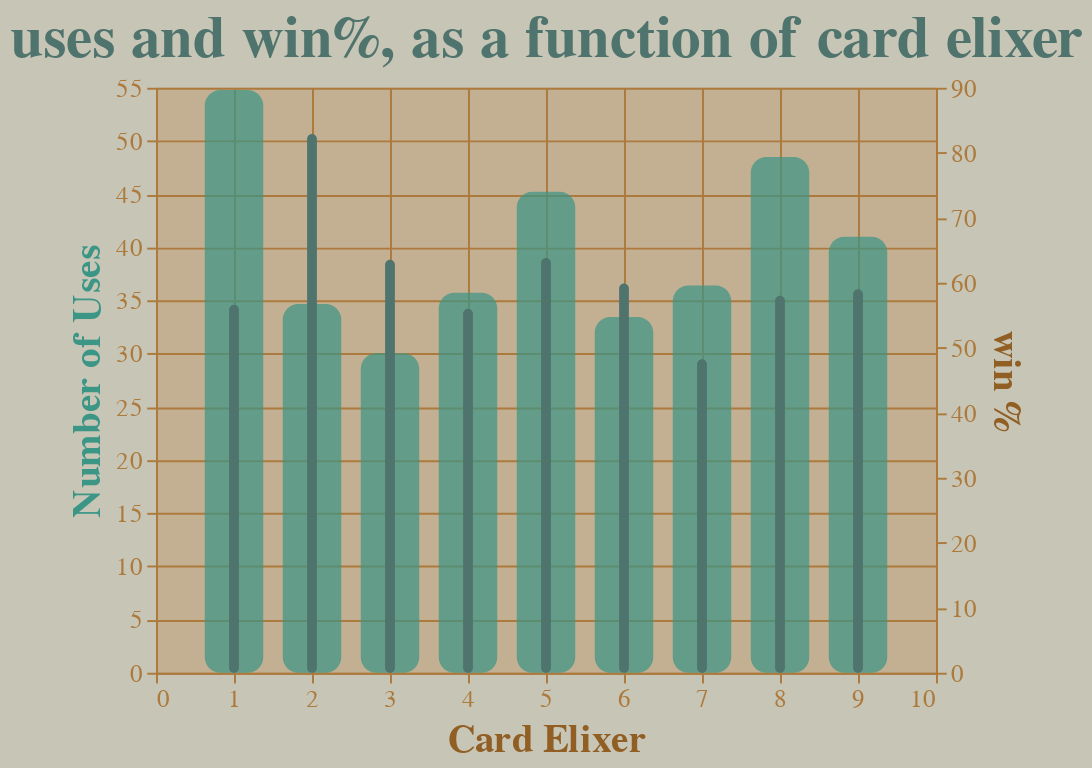

Here is the notebook cell this chart was saved with:
### Code cell
base = alt.Chart(win_rates).encode(
    alt.X('elixer:Q', title="Card Elixer")
)

area = base.mark_bar(width=30, color=light_bar, opacity=0.7).encode(
    alt.Y('average(uses)', title="Number of Uses", axis=alt.Axis(
        titleColor=light_bar,
        laeblColor=light_bar
    ))
    
)

line = base.mark_bar(width=5,color=dominant_bar).encode(
    alt.Y('average(win%, rounded)', title="win %")
).properties(
    title="uses and win%, as a function of card elixer"
)

alt.layer(area, line).resolve_scale(
    y = 'independent'
).configure(
    background=background2,
    font="DINCondensed-Bold"
).configure_view(
    fill=highlight,
    fillOpacity=0.5,
    strokeWidth=0
).configure_title(
    fontSize=30,
    color=dominant_bar
).configure_axis(
    labelFontSize=13,
    titleFontSize=20,
    labelColor=thin_title,
    titleColor=title,
    domainColor=thin_title,
    tickColor=thin_title,
    gridColor=thin_title
).configure_bar(
    cornerRadius=8
)

### Figure 1 — Vega-Lite specification as saved in the notebook (floating-point values rounded to 4 significant figures)
{"config": {"view": {"continuousWidth": 400, "continuousHeight": 300, "fill": "#bf9b71", "fillOpacity": 0.5, "strokeWidth": 0}, "axis": {"domainColor": "#ad7a3d", "gridColor": "#ad7a3d", "labelColor": "#ad7a3d", "labelFontSize": 13, "tickColor": "#ad7a3d", "titleColor": "#915f24", "titleFontSize": 20}, "background": "#c7c5b5", "bar": {"cornerRadius": 8}, "font": "DINCondensed-Bold", "title": {"color": "#4F736D", "fontSize": 30}}, "layer": [{"mark": {"type": "bar", "color": "#3B9686", "opacity": 0.7, "width": 30}, "encoding": {"x": {"field": "elixer", "title": "Card Elixer", "type": "quantitative"}, "y": {"aggregate": "average", "axis": {"titleColor": "#3B9686"}, "field": "uses", "title": "Number of Uses", "type": "quantitative"}}}, {"mark": {"type": "bar", "color": "#4F736D", "width": 5}, "encoding": {"x": {"field": "elixer", "title": "Card Elixer", "type": "quantitative"}, "y": {"aggregate": "average", "field": "win%, rounded", "title": "win %", "type": "quantitative"}}, "title": "uses and win%, as a function of card elixer"}], "data": {"name": "data-83ed1ea287bddda030941c32a63b2728"}, "resolve": {"scale": {"y": "independent"}}, "$schema": "https://vega.github.io/schema/vega-lite/v4.17.0.json", "datasets": {"data-83ed1ea287bddda030941c32a63b2728": [{"card ID": 1.0, "uses": 15.0, "times won with card": 5.0, "win%": 33.33, "cardName": "Knight", "elixer": 3, "win%, ordered": 1.0, "win%, rounded": 33.0, "number of win%": 1.0}, {"card ID": 2.0, "uses": 20.0, "times won with card": 13.0, "win%": 65.0, "cardName": "Archers", "elixer": 2, "win%, ordered": 2.0, "win%, rounded": 65.0, "number of win%": 0.0}, {"card ID": 3.0, "uses": 27.0, "times won with card": 15.0, "win%": 55.56, "cardName": "Goblins", "elixer": 3, "win%, ordered": 3.0, "win%, rounded": 56.0, "number of win%": 0.0}, {"card ID": 4.0, "uses": 46.0, "times won with card": 35.0, "win%": 76.09, "cardName": "Giant", "elixer": 5, "win%, ordered": 4.0, "win%, rounded": 76.0, "number of win%": 0.0}, {"card ID": 5.0, "uses": 41.0, "times won with card": 24.0, "win%": 58.54, "cardName": "P.E.K.K.A", "elixer": 7, "win%, ordered": 5.0, "win%, rounded": 59.0, "number of win%": 0.0}, {"card ID": 6.0, "uses": 49.0, "times won with card": 30.0, "win%": 61.22, "cardName": "Minions", "elixer": 3, "win%, ordered": 6.0, "win%, rounded": 61.0, "number of win%": 0.0}, {"card ID": 7.0, "uses": 2.0, "times won with card": 1.0, "win%": 50.0, "cardName": "Balloon", "elixer": 5, "win%, ordered": 7.0, "win%, rounded": 50.0, "number of win%": 0.0}, {"card ID": 8.0, "uses": 20.0, "times won with card": 10.0, "win%": 50.0, "cardName": "Witch", "elixer": 4, "win%, ordered": 8.0, "win%, rounded": 50.0, "number of win%": 0.0}, {"card ID": 9.0, "uses": 33.0, "times won with card": 21.0, "win%": 63.64, "cardName": "Barbarians", "elixer": 5, "win%, ordered": 9.0, "win%, rounded": 64.0, "number of win%": 1.0}, {"card ID": 10.0, "uses": 97.0, "times won with card": 56.0, "win%": 57.73, "cardName": "Golem", "elixer": 8, "win%, ordered": 10.0, "win%, rounded": 58.0, "number of win%": 0.0}, {"card ID": 11.0, "uses": 94.0, "times won with card": 55.0, "win%": 58.51, "cardName": "Skeletons", "elixer": 1, "win%, ordered": 11.0, "win%, rounded": 59.0, "number of win%": 0.0}, {"card ID": 12.0, "uses": 37.0, "times won with card": 33.0, "win%": 89.19, "cardName": "Valkyrie", "elixer": 4, "win%, ordered": 12.0, "win%, rounded": 89.0, "number of win%": 0.0}, {"card ID": 13.0, "uses": 27.0, "times won with card": 18.0, "win%": 66.67, "cardName": "Skeleton Army", "elixer": 3, "win%, ordered": 13.0, "win%, rounded": 67.0, "number of win%": 0.0}, {"card ID": 14.0, "uses": 18.0, "times won with card": 12.0, "win%": 66.67, "cardName": "Bomber", "elixer": 2, "win%, ordered": 14.0, "win%, rounded": 67.0, "number of win%": 0.0}, {"card ID": 15.0, "uses": 49.0, "times won with card": 28.0, "win%": 57.14, "cardName": "Musketeer", "elixer": 4, "win%, ordered": 15.0, "win%, rounded": 57.0, "number of win%": 0.0}, {"card ID": 16.0, "uses": 54.0, "times won with card": 38.0, "win%": 70.37, "cardName": "Baby Dragon", "elixer": 4, "win%, ordered": 16.0, "win%, rounded": 70.0, "number of win%": 0.0}, {"card ID": 17.0, "uses": 2.0, "times won with card": 1.0, "win%": 50.0, "cardName": "Prince", "elixer": 5, "win%, ordered": 17.0, "win%, rounded": 50.0, "number of win%": 0.0}, {"card ID": 18.0, "uses": 25.0, "times won with card": 11.0, "win%": 44.0, "cardName": "Wizard", "elixer": 5, "win%, ordered": 18.0, "win%, rounded": 44.0, "number of win%": 1.0}, {"card ID": 19.0, "uses": 17.0, "times won with card": 13.0, "win%": 76.47, "cardName": "Mini P.E.K.K.A", "elixer": 4, "win%, ordered": 19.0, "win%, rounded": 76.0, "number of win%": 0.0}, {"card ID": 20.0, "uses": 0.0, "times won with card": 0.0, "win%": null, "cardName": "Spear Goblins", "elixer": 3, "win%, ordered": 20.0, "win%, rounded": null, "number of win%": 1.0}, {"card ID": 21.0, "uses": 33.0, "times won with card": 38.0, "win%": 115.2, "cardName": "Giant Skeleton", "elixer": 6, "win%, ordered": 21.0, "win%, rounded": 115.0, "number of win%": 0.0}, {"card ID": 22.0, "uses": 6.0, "times won with card": 6.0, "win%": 100.0, "cardName": "Hog Rider", "elixer": 4, "win%, ordered": 22.0, "win%, rounded": 100.0, "number of win%": 0.0}, {"card ID": 23.0, "uses": 51.0, "times won with card": 54.0, "win%": 105.9, "cardName": "Minion Horde", "elixer": 5, "win%, ordered": 23.0, "win%, rounded": 106.0, "number of win%": 0.0}, {"card ID": 24.0, "uses": 3.0, "times won with card": 1.0, "win%": 33.33, "cardName": "Ice Wizard", "elixer": 3, "win%, ordered": 24.0, "win%, rounded": 33.0, "number of win%": 0.0}, {"card ID": 25.0, "uses": 35.0, "times won with card": 29.0, "win%": 82.86, "cardName": "Royal Giant", "elixer": 6, "win%, ordered": 25.0, "win%, rounded": 83.0, "number of win%": 1.0}, {"card ID": 26.0, "uses": 91.0, "times won with card": 54.0, "win%": 59.34, "cardName": "Guards", "elixer": 3, "win%, ordered": 26.0, "win%, rounded": 59.0, "number of win%": 0.0}, {"card ID": 27.0, "uses": 65.0, "times won with card": 49.0, "win%": 75.38, "cardName": "Princess", "elixer": 3, "win%, ordered": 27.0, "win%, rounded": 75.0, "number of win%": 0.0}, {"card ID": 28.0, "uses": 0.0, "times won with card": 0.0, "win%": null, "cardName": "Dark Prince", "elixer": 4, "win%, ordered": 28.0, "win%, rounded": null, "number of win%": 1.0}, {"card ID": 29.0, "uses": 41.0, "times won with card": 24.0, "win%": 58.54, "cardName": "Three Musketeers", "elixer": 9, "win%, ordered": 29.0, "win%, rounded": 59.0, "number of win%": 0.0}, {"card ID": 30.0, "uses": 34.0, "times won with card": 25.0, "win%": 73.53, "cardName": "Lava Hound", "elixer": 7, "win%, ordered": 30.0, "win%, rounded": 74.0, "number of win%": 1.0}, {"card ID": 31.0, "uses": 46.0, "times won with card": 35.0, "win%": 76.09, "cardName": "Ice Spirit", "elixer": 1, "win%, ordered": 31.0, "win%, rounded": 76.0, "number of win%": 0.0}, {"card ID": 32.0, "uses": 57.0, "times won with card": 31.0, "win%": 54.39, "cardName": "Fire Spirit", "elixer": 1, "win%, ordered": 32.0, "win%, rounded": 54.0, "number of win%": 1.0}, {"card ID": 33.0, "uses": 0.0, "times won with card": 0.0, "win%": null, "cardName": "Miner", "elixer": 3, "win%, ordered": 33.0, "win%, rounded": null, "number of win%": 3.0}, {"card ID": 34.0, "uses": 26.0, "times won with card": 15.0, "win%": 57.69, "cardName": "Sparky", "elixer": 6, "win%, ordered": 34.0, "win%, rounded": 58.0, "number of win%": 0.0}, {"card ID": 35.0, "uses": 30.0, "times won with card": 34.0, "win%": 113.3, "cardName": "Bowler", "elixer": 5, "win%, ordered": 35.0, "win%, rounded": 113.0, "number of win%": 2.0}, {"card ID": 36.0, "uses": 4.0, "times won with card": 3.0, "win%": 75.0, "cardName": "Lumberjack", "elixer": 4, "win%, ordered": 36.0, "win%, rounded": 75.0, "number of win%": 0.0}, {"card ID": 37.0, "uses": 97.0, "times won with card": 61.0, "win%": 62.89, "cardName": "Battle Ram", "elixer": 4, "win%, ordered": 37.0, "win%, rounded": 63.0, "number of win%": 0.0}, {"card ID": 38.0, "uses": 16.0, "times won with card": 9.0, "win%": 56.25, "cardName": "Inferno Dragon", "elixer": 4, "win%, ordered": 38.0, "win%, rounded": 56.0, "number of win%": 3.0}, {"card ID": 39.0, "uses": 64.0, "times won with card": 48.0, "win%": 75.0, "cardName": "Ice Golem", "elixer": 2, "win%, ordered": 39.0, "win%, rounded": 75.0, "number of win%": 0.0}, {"card ID": 40.0, "uses": 31.0, "times won with card": 29.0, "win%": 93.55, "cardName": "Mega Minion", "elixer": 3, "win%, ordered": 40.0, "win%, rounded": 94.0, "number of win%": 0.0}, {"card ID": 41.0, "uses": 67.0, "times won with card": 62.0, "win%": 92.54, "cardName": "Dart Goblin", "elixer": 3, "win%, ordered": 41.0, "win%, rounded": 93.0, "number of win%": 1.0}, {"card ID": 42.0, "uses": 82.0, "times won with card": 31.0, "win%": 37.8, "cardName": "Goblin Gang", "elixer": 3, "win%, ordered": 42.0, "win%, rounded": 38.0, "number of win%": 0.0}, {"card ID": 43.0, "uses": 34.0, "times won with card": 25.0, "win%": 73.53, "cardName": "Electro Wizard", "elixer": 4, "win%, ordered": 43.0, "win%, rounded": 74.0, "number of win%": 0.0}, {"card ID": 44.0, "uses": 2.0, "times won with card": 1.0, "win%": 50.0, "cardName": "Elite Barbarians", "elixer": 6, "win%, ordered": 44.0, "win%, rounded": 50.0, "number of win%": 1.0}, {"card ID": 45.0, "uses": 3.0, "times won with card": 2.0, "win%": 66.67, "cardName": "Hunter", "elixer": 5, "win%, ordered": 45.0, "win%, rounded": 67.0, "number of win%": 1.0}, {"card ID": 46.0, "uses": 39.0, "times won with card": 37.0, "win%": 94.87, "cardName": "Executioner", "elixer": 5, "win%, ordered": 46.0, "win%, rounded": 95.0, "number of win%": 2.0}, {"card ID": 47.0, "uses": 1.0, "times won with card": 1.0, "win%": 100.0, "cardName": "Bandit", "elixer": 3, "win%, ordered": 47.0, "win%, rounded": 100.0, "number of win%": 0.0}, {"card ID": 48.0, "uses": 0.0, "times won with card": 0.0, "win%": null, "cardName": "Royal Recruits", "elixer": 7, "win%, ordered": 48.0, "win%, rounded": null, "number of win%": 0.0}, {"card ID": 49.0, "uses": 27.0, "times won with card": 15.0, "win%": 55.56, "cardName": "Night Witch", "elixer": 4, "win%, ordered": 49.0, "win%, rounded": 56.0, "number of win%": 0.0}, {"card ID": 50.0, "uses": 13.0, "times won with card": 17.0, "win%": 130.8, "cardName": "Bats", "elixer": 2, "win%, ordered": 50.0, "win%, rounded": 131.0, "number of win%": 5.0}, {"card ID": 51.0, "uses": 47.0, "times won with card": 54.0, "win%": 114.9, "cardName": "Royal Ghost", "elixer": 3, "win%, ordered": 51.0, "win%, rounded": 115.0, "number of win%": 2.0}, {"card ID": 52.0, "uses": 49.0, "times won with card": 40.0, "win%": 81.63, "cardName": "Ram Rider", "elixer": 5, "win%, ordered": 52.0, "win%, rounded": 82.0, "number of win%": 2.0}, {"card ID": 53.0, "uses": 27.0, "times won with card": 17.0, "win%": 62.96, "cardName": "Zappies", "elixer": 4, "win%, ordered": 53.0, "win%, rounded": 63.0, "number of win%": 0.0}, {"card ID": 54.0, "uses": 64.0, "times won with card": 46.0, "win%": 71.88, "cardName": "Rascals", "elixer": 5, "win%, ordered": 54.0, "win%, rounded": 72.0, "number of win%": 1.0}, {"card ID": 55.0, "uses": 16.0, "times won with card": 9.0, "win%": 56.25, "cardName": "Cannon Cart", "elixer": 5, "win%, ordered": 55.0, "win%, rounded": 56.0, "number of win%": 1.0}, {"card ID": 56.0, "uses": 4.0, "times won with card": 1.0, "win%": 25.0, "cardName": "Mega Knight", "elixer": 7, "win%, ordered": 56.0, "win%, rounded": 25.0, "number of win%": 4.0}, {"card ID": 57.0, "uses": 18.0, "times won with card": 23.0, "win%": 127.8, "cardName": "Skeleton Barrel", "elixer": 4, "win%, ordered": 57.0, "win%, rounded": 128.0, "number of win%": 4.0}, {"card ID": 58.0, "uses": 13.0, "times won with card": 6.0, "win%": 46.15, "cardName": "Flying Machine", "elixer": 4, "win%, ordered": 58.0, "win%, rounded": 46.0, "number of win%": 3.0}, {"card ID": 59.0, "uses": 13.0, "times won with card": 19.0, "win%": 146.2, "cardName": "Wall Breakers", "elixer": 2, "win%, ordered": 59.0, "win%, rounded": 146.0, "number of win%": 5.0}, {"card ID": 60.0, "uses": 0.0, "times won with card": 0.0, "win%": null, "cardName": "Royal Hogs", "elixer": 5, "win%, ordered": 60.0, "win%, rounded": null, "number of win%": 0.0}, {"card ID": 61.0, "uses": 0.0, "times won with card": 0.0, "win%": null, "cardName": "Goblin Giant", "elixer": 6, "win%, ordered": 61.0, "win%, rounded": null, "number of win%": 3.0}, {"card ID": 62.0, "uses": 35.0, "times won with card": 25.0, "win%": 71.43, "cardName": "Fisherman", "elixer": 3, "win%, ordered": 62.0, "win%, rounded": 71.0, "number of win%": 0.0}, {"card ID": 63.0, "uses": 36.0, "times won with card": 21.0, "win%": 58.33, "cardName": "Magic Archer", "elixer": 4, "win%, ordered": 63.0, "win%, rounded": 58.0, "number of win%": 2.0}, {"card ID": 64.0, "uses": 31.0, "times won with card": 19.0, "win%": 61.29, "cardName": "Electro Dragon", "elixer": 5, "win%, ordered": 64.0, "win%, rounded": 61.0, "number of win%": 2.0}, {"card ID": 65.0, "uses": 4.0, "times won with card": 2.0, "win%": 50.0, "cardName": "Firecracker", "elixer": 3, "win%, ordered": 65.0, "win%, rounded": 50.0, "number of win%": 1.0}, {"card ID": 66.0, "uses": 3.0, "times won with card": 1.0, "win%": 33.33, "cardName": "Elixir Golem", "elixer": 3, "win%, ordered": 66.0, "win%, rounded": 33.0, "number of win%": 0.0}, {"card ID": 67.0, "uses": 0.0, "times won with card": 0.0, "win%": null, "cardName": "Battle Healer", "elixer": 4, "win%, ordered": 67.0, "win%, rounded": null, "number of win%": 3.0}, {"card ID": 68.0, "uses": 32.0, "times won with card": 19.0, "win%": 59.38, "cardName": "Skeleton King", "elixer": 4, "win%, ordered": 68.0, "win%, rounded": 59.0, "number of win%": 0.0}, {"card ID": 69.0, "uses": 83.0, "times won with card": 47.0, "win%": 56.63, "cardName": "Archer Queen", "elixer": 5, "win%, ordered": 69.0, "win%, rounded": 57.0, "number of win%": 0.0}, {"card ID": 70.0, "uses": 4.0, "times won with card": 0.0, "win%": 0.0, "cardName": "Golden Knight", "elixer": 4, "win%, ordered": 70.0, "win%, rounded": 0.0, "number of win%": 2.0}, {"card ID": 71.0, "uses": 15.0, "times won with card": 13.0, "win%": 86.67, "cardName": "Skeleton Dragons", "elixer": 4, "win%, ordered": 71.0, "win%, rounded": 87.0, "number of win%": 2.0}, {"card ID": 72.0, "uses": 35.0, "times won with card": 20.0, "win%": 57.14, "cardName": "Mother Witch", "elixer": 4, "win%, ordered": 72.0, "win%, rounded": 57.0, "number of win%": 1.0}, {"card ID": 73.0, "uses": 10.0, "times won with card": 3.0, "win%": 30.0, "cardName": "Electro Spirit", "elixer": 1, "win%, ordered": 73.0, "win%, rounded": 30.0, "number of win%": 0.0}, {"card ID": 74.0, "uses": 0.0, "times won with card": 0.0, "win%": null, "cardName": "Electro Giant", "elixer": 8, "win%, ordered": 74.0, "win%, rounded": null, "number of win%": 2.0}, {"card ID": 75.0, "uses": 15.0, "times won with card": 0.0, "win%": 0.0, "cardName": "Cannon", "elixer": 3, "win%, ordered": 75.0, "win%, rounded": 0.0, "number of win%": 3.0}, {"card ID": 76.0, "uses": 50.0, "times won with card": 19.0, "win%": 38.0, "cardName": "Goblin Hut", "elixer": 3, "win%, ordered": 76.0, "win%, rounded": 38.0, "number of win%": 3.0}, {"card ID": 77.0, "uses": 81.0, "times won with card": 42.0, "win%": 51.85, "cardName": "Mortar", "elixer": 4, "win%, ordered": 77.0, "win%, rounded": 52.0, "number of win%": 0.0}, {"card ID": 78.0, "uses": 4.0, "times won with card": 0.0, "win%": 0.0, "cardName": "Inferno Tower", "elixer": 5, "win%, ordered": 78.0, "win%, rounded": 0.0, "number of win%": 0.0}, {"card ID": 79.0, "uses": 0.0, "times won with card": 0.0, "win%": null, "cardName": "Bomb Tower", "elixer": 4, "win%, ordered": 79.0, "win%, rounded": null, "number of win%": 0.0}, {"card ID": 80.0, "uses": 103.0, "times won with card": 36.0, "win%": 34.95, "cardName": "Barbarian Hut", "elixer": 7, "win%, ordered": 80.0, "win%, rounded": 35.0, "number of win%": 1.0}, {"card ID": 81.0, "uses": 0.0, "times won with card": 0.0, "win%": null, "cardName": "Tesla", "elixer": 4, "win%, ordered": 81.0, "win%, rounded": null, "number of win%": 0.0}, {"card ID": 82.0, "uses": 56.0, "times won with card": 25.0, "win%": 44.64, "cardName": "Elixir Collector", "elixer": 6, "win%, ordered": 82.0, "win%, rounded": 45.0, "number of win%": 1.0}, {"card ID": 83.0, "uses": 10.0, "times won with card": 2.0, "win%": 20.0, "cardName": "X-Bow", "elixer": 6, "win%, ordered": 83.0, "win%, rounded": 20.0, "number of win%": 1.0}, {"card ID": 84.0, "uses": 15.0, "times won with card": 12.0, "win%": 80.0, "cardName": "Tombstone", "elixer": 3, "win%, ordered": 84.0, "win%, rounded": 80.0, "number of win%": 0.0}, {"card ID": 85.0, "uses": 33.0, "times won with card": 6.0, "win%": 18.18, "cardName": "Furnace", "elixer": 4, "win%, ordered": 85.0, "win%, rounded": 18.0, "number of win%": 0.0}, {"card ID": 86.0, "uses": 8.0, "times won with card": 3.0, "win%": 37.5, "cardName": "Goblin Cage", "elixer": 4, "win%, ordered": 86.0, "win%, rounded": 38.0, "number of win%": 0.0}, {"card ID": 87.0, "uses": 168.0, "times won with card": 59.0, "win%": 35.12, "cardName": "Goblin Drill", "elixer": 4, "win%, ordered": 87.0, "win%, rounded": 35.0, "number of win%": 1.0}, {"card ID": 88.0, "uses": 78.0, "times won with card": 22.0, "win%": 28.21, "cardName": "Fireball", "elixer": 4, "win%, ordered": 88.0, "win%, rounded": 28.0, "number of win%": 0.0}, {"card ID": 89.0, "uses": 1.0, "times won with card": 1.0, "win%": 100.0, "cardName": "Arrows", "elixer": 3, "win%, ordered": 89.0, "win%, rounded": 100.0, "number of win%": 1.0}, {"card ID": 90.0, "uses": 145.0, "times won with card": 2.0, "win%": 1.379, "cardName": "Rage", "elixer": 4, "win%, ordered": 90.0, "win%, rounded": 1.0, "number of win%": 0.0}, {"card ID": 91.0, "uses": 98.0, "times won with card": 56.0, "win%": 57.14, "cardName": "Rocket", "elixer": 6, "win%, ordered": 91.0, "win%, rounded": 57.0, "number of win%": 0.0}, {"card ID": 92.0, "uses": 31.0, "times won with card": 10.0, "win%": 32.26, "cardName": "Goblin Barrel", "elixer": 3, "win%, ordered": 92.0, "win%, rounded": 32.0, "number of win%": 0.0}, {"card ID": 93.0, "uses": 23.0, "times won with card": 2.0, "win%": 8.696, "cardName": "Freeze", "elixer": 4, "win%, ordered": 93.0, "win%, rounded": 9.0, "number of win%": 1.0}, {"card ID": 94.0, "uses": 59.0, "times won with card": 24.0, "win%": 40.68, "cardName": "Mirror", "elixer": 5, "win%, ordered": 94.0, "win%, rounded": 41.0, "number of win%": 1.0}, {"card ID": 95.0, "uses": 41.0, "times won with card": 21.0, "win%": 51.22, "cardName": "Lightning", "elixer": 6, "win%, ordered": 95.0, "win%, rounded": 51.0, "number of win%": 1.0}, {"card ID": 96.0, "uses": 41.0, "times won with card": 19.0, "win%": 46.34, "cardName": "Zap", "elixer": 2, "win%, ordered": 96.0, "win%, rounded": 46.0, "number of win%": 0.0}, {"card ID": 97.0, "uses": 52.0, "times won with card": 27.0, "win%": 51.92, "cardName": "Poison", "elixer": 4, "win%, ordered": 97.0, "win%, rounded": 52.0, "number of win%": 0.0}, {"card ID": 98.0, "uses": 277.0, "times won with card": 142.0, "win%": 51.26, "cardName": "Graveyard", "elixer": 5, "win%, ordered": 98.0, "win%, rounded": 51.0, "number of win%": 0.0}, {"card ID": 99.0, "uses": 124.0, "times won with card": 68.0, "win%": 54.84, "cardName": "The Log", "elixer": 2, "win%, ordered": 99.0, "win%, rounded": 55.0, "number of win%": 0.0}, {"card ID": 100.0, "uses": 2.0, "times won with card": 2.0, "win%": 100.0, "cardName": "Tornado", "elixer": 3, "win%, ordered": 100.0, "win%, rounded": 100.0, "number of win%": 5.0}, {"card ID": 101.0, "uses": 14.0, "times won with card": 10.0, "win%": 71.43, "cardName": "Clone", "elixer": 4, "win%, ordered": 101.0, "win%, rounded": 71.0, "number of win%": 0.0}, {"card ID": 102.0, "uses": 60.0, "times won with card": 42.0, "win%": 70.0, "cardName": "Earthquake", "elixer": 3, "win%, ordered": 102.0, "win%, rounded": 70.0, "number of win%": 0.0}, {"card ID": 103.0, "uses": 1.0, "times won with card": 1.0, "win%": 100.0, "cardName": "Barbarian Barrel", "elixer": 2, "win%, ordered": 103.0, "win%, rounded": 100.0, "number of win%": 0.0}, {"card ID": 104.0, "uses": 67.0, "times won with card": 43.0, "win%": 64.18, "cardName": "Heal Spirit", "elixer": 1, "win%, ordered": 104.0, "win%, rounded": 64.0, "number of win%": 0.0}, {"card ID": 105.0, "uses": 18.0, "times won with card": 11.0, "win%": 61.11, "cardName": "Giant Snowball", "elixer": 2, "win%, ordered": 105.0, "win%, rounded": 61.0, "number of win%": 0.0}, {"card ID": null, "uses": null, "times won with card": null, "win%": null, "cardName": null, "elixer": 3, "win%, ordered": null, "win%, rounded": null, "number of win%": null}]}}
